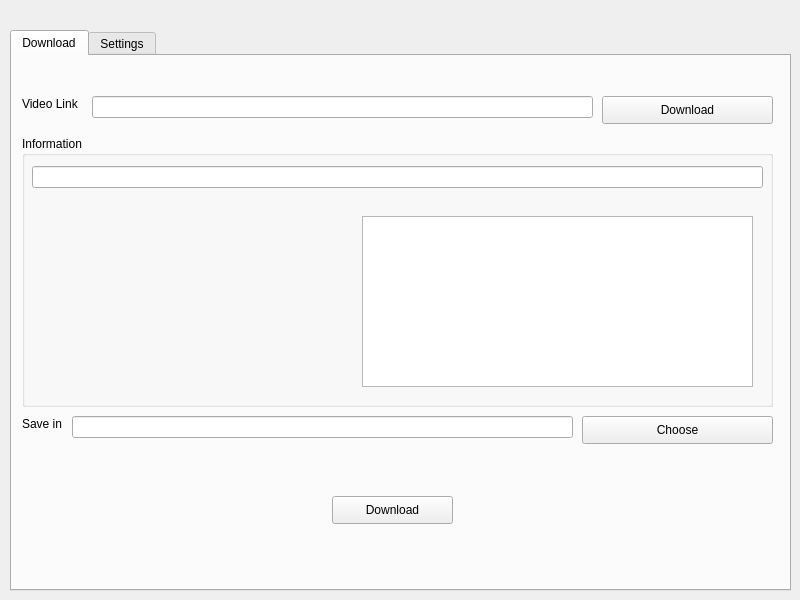
<?xml version="1.0" encoding="UTF-8"?>
<ui version="4.0">
 <class>MainWindow</class>
 <widget class="QMainWindow" name="MainWindow">
  <property name="geometry">
   <rect>
    <x>0</x>
    <y>0</y>
    <width>800</width>
    <height>600</height>
   </rect>
  </property>
  <property name="windowTitle">
   <string>MainWindow</string>
  </property>
  <widget class="QWidget" name="centralwidget">
   <widget class="QTabWidget" name="tabWidget">
    <property name="geometry">
     <rect>
      <x>10</x>
      <y>30</y>
      <width>781</width>
      <height>561</height>
     </rect>
    </property>
    <property name="currentIndex">
     <number>0</number>
    </property>
    <widget class="QWidget" name="tab">
     <attribute name="title">
      <string>Download</string>
     </attribute>
     <widget class="QPushButton" name="download_button">
      <property name="geometry">
       <rect>
        <x>590</x>
        <y>40</y>
        <width>171</width>
        <height>28</height>
       </rect>
      </property>
      <property name="text">
       <string>Download</string>
      </property>
      <property name="checkable">
       <bool>true</bool>
      </property>
     </widget>
     <widget class="QLineEdit" name="get_link">
      <property name="geometry">
       <rect>
        <x>80</x>
        <y>40</y>
        <width>501</width>
        <height>22</height>
       </rect>
      </property>
     </widget>
     <widget class="QLabel" name="label">
      <property name="geometry">
       <rect>
        <x>10</x>
        <y>40</y>
        <width>61</width>
        <height>16</height>
       </rect>
      </property>
      <property name="text">
       <string>Video Link</string>
      </property>
     </widget>
     <widget class="QGroupBox" name="groupBox">
      <property name="geometry">
       <rect>
        <x>10</x>
        <y>80</y>
        <width>751</width>
        <height>271</height>
       </rect>
      </property>
      <property name="title">
       <string>Information</string>
      </property>
      <widget class="QLineEdit" name="lineEdit">
       <property name="geometry">
        <rect>
         <x>10</x>
         <y>30</y>
         <width>731</width>
         <height>22</height>
        </rect>
       </property>
       <property name="readOnly">
        <bool>true</bool>
       </property>
      </widget>
      <widget class="QTextEdit" name="textEdit">
       <property name="geometry">
        <rect>
         <x>340</x>
         <y>80</y>
         <width>391</width>
         <height>171</height>
        </rect>
       </property>
      </widget>
      <widget class="QLabel" name="label_2">
       <property name="geometry">
        <rect>
         <x>10</x>
         <y>80</y>
         <width>321</width>
         <height>171</height>
        </rect>
       </property>
       <property name="text">
        <string/>
       </property>
       <property name="pixmap">
        <pixmap>C:/Users/manke/Pictures/Screenshots/Знімок екрана 2024-12-06 085802.png</pixmap>
       </property>
      </widget>
     </widget>
     <widget class="QLabel" name="label_3">
      <property name="geometry">
       <rect>
        <x>10</x>
        <y>360</y>
        <width>55</width>
        <height>16</height>
       </rect>
      </property>
      <property name="text">
       <string>Save in</string>
      </property>
     </widget>
     <widget class="QLineEdit" name="save_path">
      <property name="geometry">
       <rect>
        <x>60</x>
        <y>360</y>
        <width>501</width>
        <height>22</height>
       </rect>
      </property>
     </widget>
     <widget class="QPushButton" name="pushButton">
      <property name="geometry">
       <rect>
        <x>570</x>
        <y>360</y>
        <width>191</width>
        <height>28</height>
       </rect>
      </property>
      <property name="text">
       <string>Choose</string>
      </property>
     </widget>
     <widget class="QPushButton" name="download_button_2">
      <property name="geometry">
       <rect>
        <x>320</x>
        <y>440</y>
        <width>121</width>
        <height>28</height>
       </rect>
      </property>
      <property name="text">
       <string>Download</string>
      </property>
     </widget>
    </widget>
    <widget class="QWidget" name="tab_2">
     <attribute name="title">
      <string>Settings</string>
     </attribute>
    </widget>
   </widget>
  </widget>
 </widget>
 <resources/>
 <connections/>
</ui>
